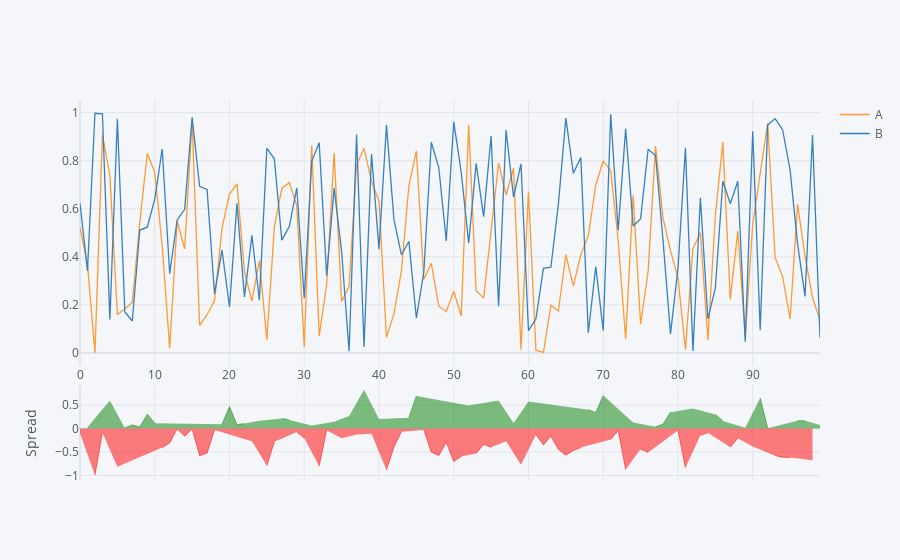

Write notebook code for a chart like this one.
### Markdown cell above
### Gráfico de spread para visualização sobre serie temporal

### Code cell
# Primeiro gráfico de linha comum
# Segundo gráfico A menos B
df1[['A', 'B']].iplot(kind='spread')
